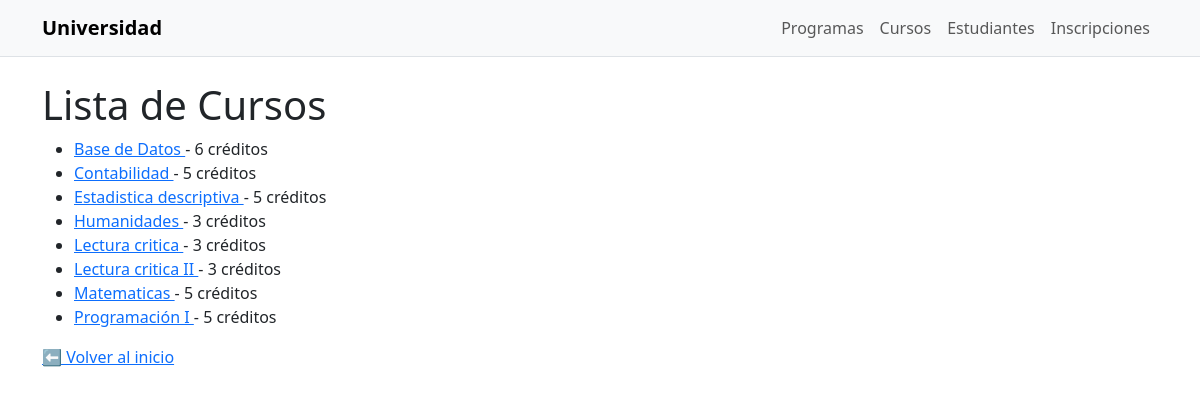
Screenshot of /cursos/ with the database file from the repository.
### estudiantes/models.py (models this page shows, shortened)
class Curso(models.Model):
    nombre = models.CharField(max_length=100)
    descripcion = models.TextField(blank=True, null=True)
    creditos = models.PositiveIntegerField(blank=True, null=True)
    programa = models.ForeignKey(Programa, on_delete=models.CASCADE, related_name='cursos')

### estudiantes/views.py (the view)
# urls.py: path("cursos/", views.lista_cursos, name="lista_cursos"),
def lista_cursos(request):
    cursos = Curso.objects.select_related("programa").order_by("nombre")
    return render(request, "estudiantes/lista_cursos.html", {"cursos": cursos})

### estudiantes/templates/estudiantes/lista_cursos.html
{% extends "estudiantes/base.html" %}
{% block content %}
    <h1>Lista de Cursos</h1>
    <ul>
        {% for curso in cursos %}
        <li>
            <a href="{% url 'estudiantes:detalle_curso' curso.pk %}">
            {{ curso.nombre }}
            </a> - {{ curso.creditos }} créditos
        </li>
        {% empty %}
        <li>No hay cursos registrados.</li>
        {% endfor %}
    </ul>
    <a href="{% url 'estudiantes:home' %}">⬅ Volver al inicio</a>
{% endblock %}

### estudiantes/templates/estudiantes/base.html (shortened to what this page needs)
<!DOCTYPE html>
<html lang="es">
<head>
    <link
    href="https://cdn.jsdelivr.net/npm/bootstrap@5.3.3/dist/css/bootstrap.min.css"
    rel="stylesheet"
    >
</head>
<body>
    {% include "estudiantes/partials/navbar.html" %}
    <main class="container py-4">
    {% block content %}{% endblock %}
    </main>
</body>
</html>

### estudiantes/templates/estudiantes/partials/navbar.html (shortened to what this page needs)
<nav class="navbar navbar-expand-lg bg-body-tertiary border-bottom">
    <div class="container">
        <a class="navbar-brand fw-semibold" href="{% url 'estudiantes:home' %}">Universidad</a>
        <div class="collapse navbar-collapse" id="mainNav">
        <ul class="navbar-nav ms-auto">
            <li class="nav-item">
            <a class="nav-link" href="{% url 'estudiantes:lista_programas' %}">Programas</a>
            </li>
            <li class="nav-item">
            <a class="nav-link" href="{% url 'estudiantes:lista_cursos' %}">Cursos</a>
            </li>
            <li class="nav-item">
            <a class="nav-link" href="{% url 'estudiantes:lista_estudiantes' %}">Estudiantes</a>
            </li>
            <li class="nav-item">
            <a class="nav-link" href="{% url 'estudiantes:lista_inscripciones' %}">Inscripciones</a>
            </li>
        </ul>
        </div>
    </div>
    </nav>

### rows the page displays
Curso: nombre "Base de Datos", creditos "6"
Curso: nombre "Contabilidad", creditos "5"
Curso: nombre "Estadistica descriptiva", creditos "5"
Curso: nombre "Humanidades", creditos "3"
Curso: nombre "Lectura critica", creditos "3"
Curso: nombre "Lectura critica II", creditos "3"
Curso: nombre "Matematicas", creditos "5"
Curso: nombre "Programación I", creditos "5"
